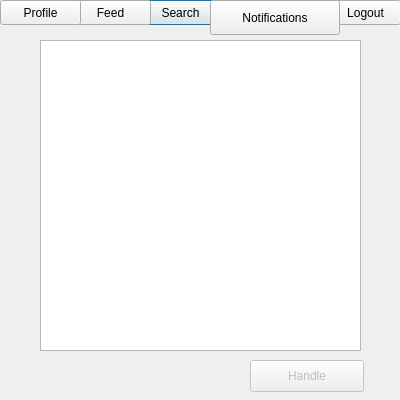
<?xml version="1.0" encoding="UTF-8"?>
<ui version="4.0">
 <class>notifications</class>
 <widget class="QDialog" name="notifications">
  <property name="geometry">
   <rect>
    <x>0</x>
    <y>0</y>
    <width>400</width>
    <height>400</height>
   </rect>
  </property>
  <property name="windowTitle">
   <string>Dialog</string>
  </property>
  <widget class="QPushButton" name="notifications_bttn">
   <property name="geometry">
    <rect>
     <x>140</x>
     <y>0</y>
     <width>81</width>
     <height>25</height>
    </rect>
   </property>
   <property name="text">
    <string>Search</string>
   </property>
  </widget>
  <widget class="QLabel" name="label_red_mark">
   <property name="geometry">
    <rect>
     <x>320</x>
     <y>0</y>
     <width>15</width>
     <height>15</height>
    </rect>
   </property>
   <property name="text">
    <string/>
   </property>
  </widget>
  <widget class="QPushButton" name="logout_btn">
   <property name="geometry">
    <rect>
     <x>330</x>
     <y>0</y>
     <width>71</width>
     <height>25</height>
    </rect>
   </property>
   <property name="text">
    <string>Logout</string>
   </property>
  </widget>
  <widget class="QPushButton" name="feed_btn">
   <property name="geometry">
    <rect>
     <x>70</x>
     <y>0</y>
     <width>81</width>
     <height>25</height>
    </rect>
   </property>
   <property name="text">
    <string>Feed</string>
   </property>
  </widget>
  <widget class="QPushButton" name="search_btn">
   <property name="geometry">
    <rect>
     <x>210</x>
     <y>0</y>
     <width>130</width>
     <height>35</height>
    </rect>
   </property>
   <property name="text">
    <string>Notifications</string>
   </property>
  </widget>
  <widget class="QListWidget" name="listWidget_notifications">
   <property name="geometry">
    <rect>
     <x>40</x>
     <y>40</y>
     <width>321</width>
     <height>311</height>
    </rect>
   </property>
  </widget>
  <widget class="QPushButton" name="pushButton_handle">
   <property name="enabled">
    <bool>false</bool>
   </property>
   <property name="geometry">
    <rect>
     <x>250</x>
     <y>360</y>
     <width>114</width>
     <height>32</height>
    </rect>
   </property>
   <property name="text">
    <string>Handle</string>
   </property>
  </widget>
  <widget class="QPushButton" name="profile_btn">
   <property name="geometry">
    <rect>
     <x>0</x>
     <y>0</y>
     <width>81</width>
     <height>25</height>
    </rect>
   </property>
   <property name="text">
    <string>Profile</string>
   </property>
  </widget>
  <zorder>notifications_bttn</zorder>
  <zorder>logout_btn</zorder>
  <zorder>feed_btn</zorder>
  <zorder>search_btn</zorder>
  <zorder>listWidget_notifications</zorder>
  <zorder>pushButton_handle</zorder>
  <zorder>profile_btn</zorder>
  <zorder>label_red_mark</zorder>
 </widget>
 <resources/>
 <connections/>
</ui>
